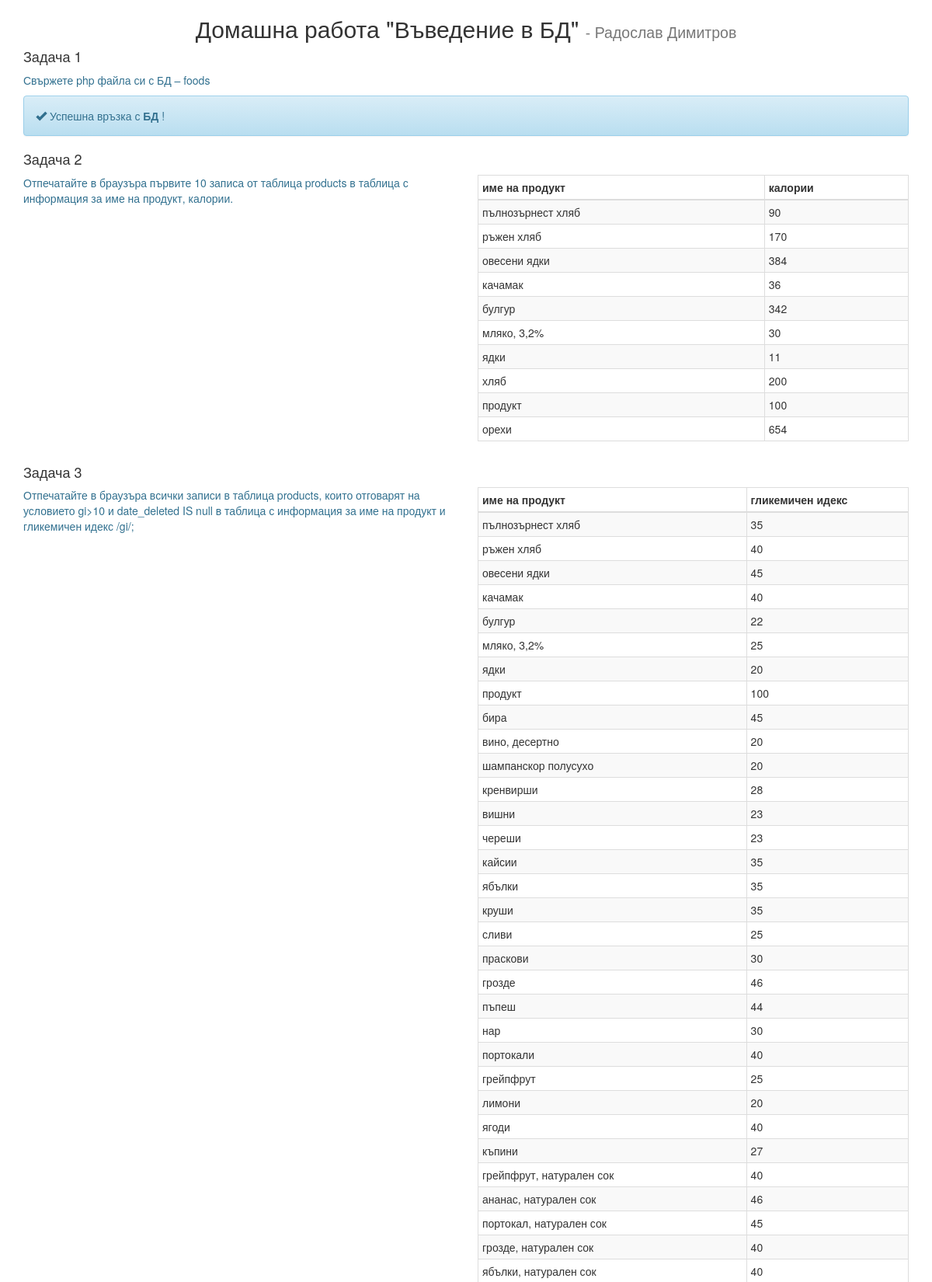
The app's page /radoslav_dimitrov_db_intro/homework.php (upper part) with its own data.
### tables this page shows
CREATE TABLE `products` (
  `id` int(11) NOT NULL,
  `product` varchar(200) NOT NULL,
  `calories` int(11) NOT NULL,
  `gi` int(11) NOT NULL,
  `coef_to_gr` float NOT NULL DEFAULT '1' COMMENT 'coef for cinversion in equivalent weight in gramms ',
  `content_photo` longblob,
  `date_published` date NOT NULL,
  `date_deleted` date DEFAULT NULL
);

### radoslav_dimitrov_db_intro/homework.php (the view, shortened to what this page needs)
<?php
$server = 'localhost';
$username = 'root';
$password = '';
$db_name = 'foods';
$conn = mysqli_connect($server, $username, $password, $db_name);
function print_table($q, $arr, $conn){
	echo '<table class="table table-bordered table-striped table-hover table-condensed">' . "\n";
	echo '					<thead>' . "\n";
	echo '						<tr>' . "\n";
	foreach ($arr as $key => $value) {
			echo "							<th>" . $value . "</th>" . "\n";
	}
	echo '						</tr>' . "\n";
	echo '					</thead>' . "\n";
	echo '					<tbody>' . "\n";
	$result = mysqli_query($conn, $q);
	if (mysqli_num_rows($result) > 0) {
		while ($row = mysqli_fetch_assoc($result)) {
			echo "						<tr>\n";
			foreach ($row as $value) {
					echo "							<td>$value</td>\n";
			}
			echo "						</tr>\n";
		}
	}
	echo '					</tbody>' . "\n";
	echo '				</table>' . "\n";
}
?>
<!DOCTYPE html>
<html>
<head>
	<link rel="stylesheet" href="https://maxcdn.bootstrapcdn.com/bootstrap/3.3.7/css/bootstrap.min.css">
	<link rel="stylesheet" href="https://maxcdn.bootstrapcdn.com/bootstrap/3.3.7/css/bootstrap-theme.min.css">
</head>
<body>
	<div class="container">
		<h2 class="text-center">Домашна работа "Въведение в БД" <small> - Радослав Димитров</small></h2>
		<h4>Задача 1</h4>
		<p class="text-info">
			Свържете php файла си с БД – foods
		</p>
		<?php
		if (!$conn) {
			die ("Connection failed: " . mysqli_connect_error());
		} else {
			echo '<div class="alert alert-info" role="alert">' . "\n";
			echo '			<span class="glyphicon glyphicon-ok" aria-hidden="true"></span>' . "\n";
			echo '			Успешна връзка с <strong>БД</strong> !' . "\n";
			echo '		</div>' . "\n";
		}
		?>
		<h4>Задача 2</h4>
		<div class="row">
			<div class="col-md-6">
				<p class="text-info">
					Отпечатайте в браузъра първите 10 записа от таблица products в
					таблица с информация за име на продукт, калории.
				</p>
			</div>
			<div class="col-md-6">
				<?php
				$q = 'SELECT `product`, `calories` FROM `products` WHERE 1 LIMIT 10';
				$arr = ['име на продукт', 'калории'];
				print_table($q, $arr, $conn);
				?>
			</div>
		</div>
		<h4>Задача 3</h4>
		<div class="row">
			<div class="col-md-6">
				<p class="text-info">
					Отпечатайте в браузъра всички записи в таблица products, които
					отговарят на условието gi>10 и date_deleted IS null в таблица с
					информация за име на продукт и гликемичен идекс /gi/;
				</p>
			</div>
			<div class="col-md-6">
				<?php
				$q = 'SELECT `product`, `gi` FROM `products` WHERE `gi` > 10 AND `date_deleted` IS NULL';
				$arr = ['име на продукт', 'гликемичен идекс'];
				print_table($q, $arr, $conn);
				?>
			</div>
		</div>
	</div>
</body>
</html>

### records on screen
products: product "пълнозърнест хляб", calories "90", gi "35"
products: product "ръжен хляб", calories "170", gi "40"
products: product "овесени ядки", calories "384", gi "45"
products: product "качамак", calories "36", gi "40"
products: product "булгур", calories "342", gi "22"
products: product "мляко, 3,2%", calories "30", gi "25"
products: product "ядки", calories "11", gi "20"
products: product "хляб", calories "200"
products: product "продукт", calories "100", gi "100"
products: product "орехи", calories "654"
products: product "бира", gi "45"
products: product "вино, десертно", gi "20"
products: product "шампанскор полусухо", gi "20"
products: product "кренвирши", gi "28"
products: product "вишни", gi "23"
products: product "череши", gi "23"
products: product "кайсии", gi "35"
products: product "ябълки", gi "35"
products: product "круши", gi "35"
products: product "сливи", gi "25"
products: product "праскови", gi "30"
products: product "грозде", gi "46"
products: product "пъпеш", gi "44"
products: product "нар", gi "30"
products: product "портокали", gi "40"
products: product "грейпфрут", gi "25"
products: product "лимони", gi "20"
products: product "ягоди", gi "40"
products: product "къпини", gi "27"
products: product "грейпфрут, натурален сок", gi "40"
products: product "ананас, натурален сок", gi "46"
products: product "портокал, натурален сок", gi "45"
products: product "грозде, натурален сок", gi "40"
products: product "ябълки, натурален сок", gi "40"

### other values on screen
$value "име на продукт"
$value "калории"
$value "гликемичен идекс"
